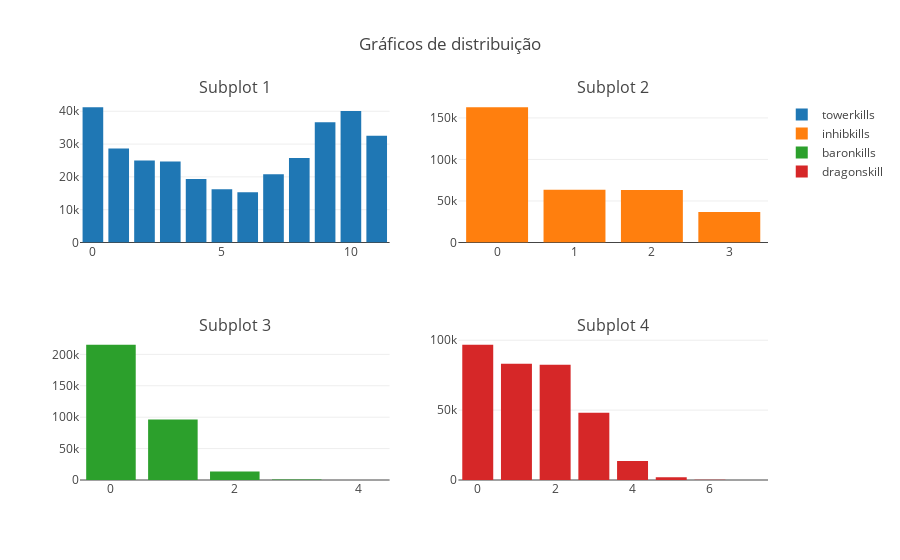

Here is the notebook cell this chart was saved with:
### Markdown cell above
### Explorando Valores dos Times

Vamos começar averiguando os atributos mais interessantes dos times: `towerkills`, `inhibkills`, `baronkills`, `dragonkills`:

### Code cell
keys_towers = df_teamstats['towerkills'].value_counts().keys().tolist()
counts_towers = df_teamstats['towerkills'].value_counts().tolist()

keys_inhibs = df_teamstats['inhibkills'].value_counts().keys().tolist()
counts_inhibs = df_teamstats['inhibkills'].value_counts().tolist()

keys_barons = df_teamstats['baronkills'].value_counts().keys().tolist()
counts_barons = df_teamstats['baronkills'].value_counts().tolist()

keys_dragons = df_teamstats['dragonkills'].value_counts().keys().tolist()
counts_dragons = df_teamstats['dragonkills'].value_counts().tolist()

trace1 = go.Bar(x=keys_towers, y=counts_towers, name='towerkills')
trace2 = go.Bar(x=keys_inhibs, y=counts_inhibs, name='inhibkills')
trace3 = go.Bar(x=keys_barons, y=counts_barons, name='baronkills')
trace4 = go.Bar(x=keys_dragons, y=counts_dragons, name='dragonskill')

fig = tools.make_subplots(rows=2, cols=2, subplot_titles=('Subplot 1', 'Subplot 2', 'Subplot 3', 'Subplot 4'))

fig.append_trace(trace1, 1, 1)
fig.append_trace(trace2, 1, 2)
fig.append_trace(trace3, 2, 1)
fig.append_trace(trace4, 2, 2)

fig['layout'].update(title='Gráficos de distribuição')

plotly.offline.iplot(figure_or_data=fig)
# py.iplot(fig, filename='plot3')

### Figure 1 — Plotly figure (JSON) as saved in the notebook; plotly's stock layout.template omitted (floating-point values rounded to 4 significant figures)
{"data": [{"name": "towerkills", "type": "bar", "uid": "8d6eef58-f829-11e8-a81a-5cc9d34d5aa2", "x": [0, 10, 9, 11, 1, 8, 2, 3, 7, 4, 5, 6], "xaxis": "x", "y": [41263, 40060, 36653, 32505, 28665, 25770, 24965, 24716, 20812, 19372, 16236, 15304], "yaxis": "y"}, {"name": "inhibkills", "type": "bar", "uid": "8d6f9a48-f829-11e8-a81a-5cc9d34d5aa2", "x": [0, 1, 2, 3], "xaxis": "x2", "y": [162976, 63381, 63299, 36665], "yaxis": "y2"}, {"name": "baronkills", "type": "bar", "uid": "8d7034a8-f829-11e8-a81a-5cc9d34d5aa2", "x": [0, 1, 2, 3, 4], "xaxis": "x3", "y": [215523, 96441, 13723, 618, 16], "yaxis": "y3"}, {"name": "dragonskill", "type": "bar", "uid": "8d70e2e0-f829-11e8-a81a-5cc9d34d5aa2", "x": [0, 1, 2, 3, 4, 5, 6, 7], "xaxis": "x4", "y": [96850, 83153, 82514, 48131, 13607, 1956, 107, 3], "yaxis": "y4"}], "layout": {"annotations": [{"font": {"size": 16}, "showarrow": false, "text": "Subplot 1", "x": 0.225, "xanchor": "center", "xref": "paper", "y": 1, "yanchor": "bottom", "yref": "paper"}, {"font": {"size": 16}, "showarrow": false, "text": "Subplot 2", "x": 0.775, "xanchor": "center", "xref": "paper", "y": 1, "yanchor": "bottom", "yref": "paper"}, {"font": {"size": 16}, "showarrow": false, "text": "Subplot 3", "x": 0.225, "xanchor": "center", "xref": "paper", "y": 0.375, "yanchor": "bottom", "yref": "paper"}, {"font": {"size": 16}, "showarrow": false, "text": "Subplot 4", "x": 0.775, "xanchor": "center", "xref": "paper", "y": 0.375, "yanchor": "bottom", "yref": "paper"}], "title": "Gráficos de distribuição", "xaxis": {"anchor": "y", "domain": [0, 0.45]}, "xaxis2": {"anchor": "y2", "domain": [0.55, 1]}, "xaxis3": {"anchor": "y3", "domain": [0, 0.45]}, "xaxis4": {"anchor": "y4", "domain": [0.55, 1]}, "yaxis": {"anchor": "x", "domain": [0.625, 1]}, "yaxis2": {"anchor": "x2", "domain": [0.625, 1]}, "yaxis3": {"anchor": "x3", "domain": [0, 0.375]}, "yaxis4": {"anchor": "x4", "domain": [0, 0.375]}}}
